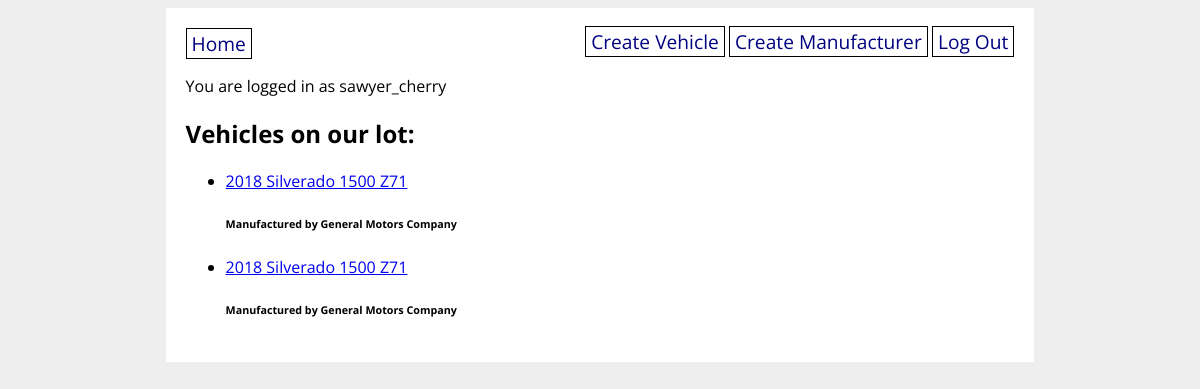
Screenshot of / (signed in) with the database file from the repository.
### vehicle_app/models.py (models this page shows)
class User(db.Model, UserMixin):
    id = db.Column(db.Integer, primary_key=True)
    username = db.Column(db.String(80), nullable=False, unique=True)
    password = db.Column(db.String(200), nullable=False)

class Vehicle(db.Model):
    id = db.Column(db.Integer, primary_key=True)
    model = db.Column(db.String(280), nullable=False)
    vin = db.Column(db.String(280), nullable=False)
    manufacturer_id = db.Column(db.Integer, db.ForeignKey('manufacturer.id'), nullable=False)
    manufacturer = db.relationship('Manufacturer', back_populates='vehicles')

class Manufacturer(db.Model):
    id = db.Column(db.Integer, primary_key=True)
    name = db.Column(db.String(280), nullable=False)
    vehicles = db.relationship('Vehicle', back_populates='manufacturer')

### vehicle_app/main/routes.py (the view)
@main.route('/')
def homepage():
    all_vehicles = Vehicle.query.all()
    return render_template('homepage.html', all_vehicles=all_vehicles)

### vehicle_app/__init__.py (called while the page is built)
@login_manager.user_loader
def load_user(user_id):
    return User.query.get(user_id)

### vehicle_app/templates/homepage.html (shortened to what this page needs)
{% extends 'base.html' %}
{% block content %}
<h2>Vehicles on our lot:</h2>
    <ul>
        {% for vehicle in all_vehicles %}
        <li><a href="/vehicle/{{ vehicle.id }}">{{ vehicle.model }}</a>
            <h6>Manufactured by {{ vehicle.manufacturer.name }}</h6>
        </li>
        {% endfor %}
    </ul>
</div>
{% endblock %}

### vehicle_app/templates/base.html (shortened to what this page needs)
<!DOCTYPE html>
<html>
    <head>
        <link rel="stylesheet" href="/static/style.css">
    </head>
    <body>
        <div id="content">
            <nav>
                <a href="/">Home</a>
                <div>
                    {% if current_user.is_authenticated %}
                    <a href="/create_vehicle">Create Vehicle</a>
                    <a href="/create_manufacturer">Create Manufacturer</a>
                    <a href="/logout">Log Out</a>
                    {% else %}
                    <a href="/signup">Sign Up</a>
                    <a href="/login">Log In</a>
                    {% endif %}
                </div>
            </nav>
            {% if current_user.is_authenticated %}
            <p>You are logged in as {{ current_user.username }}</p>
            {% endif %}
            {% block content %}{% endblock %}
    </body>
</html>

### vehicle_app/static/style.css (style rules this page uses)
body { display: flex; flex-direction: column; align-items: center; background-color: #eee; font-family: 'Open Sans', sans-serif; }
#content { width: 70%; background-color: white; padding: 20px; }
nav { width: 100%; display: flex; flex-direction: row; justify-content: space-between; }
nav a { color: navy; text-decoration: none; border: 1px solid black; padding: 1px 5px; font-size: 1.2em; }

### rows the page displays
User: username "sawyer_cherry"
Vehicle: model "2018 Silverado 1500 Z71", manufacturer.name "General Motors Company"
Vehicle: model "2018 Silverado 1500 Z71", manufacturer.name "General Motors Company"
